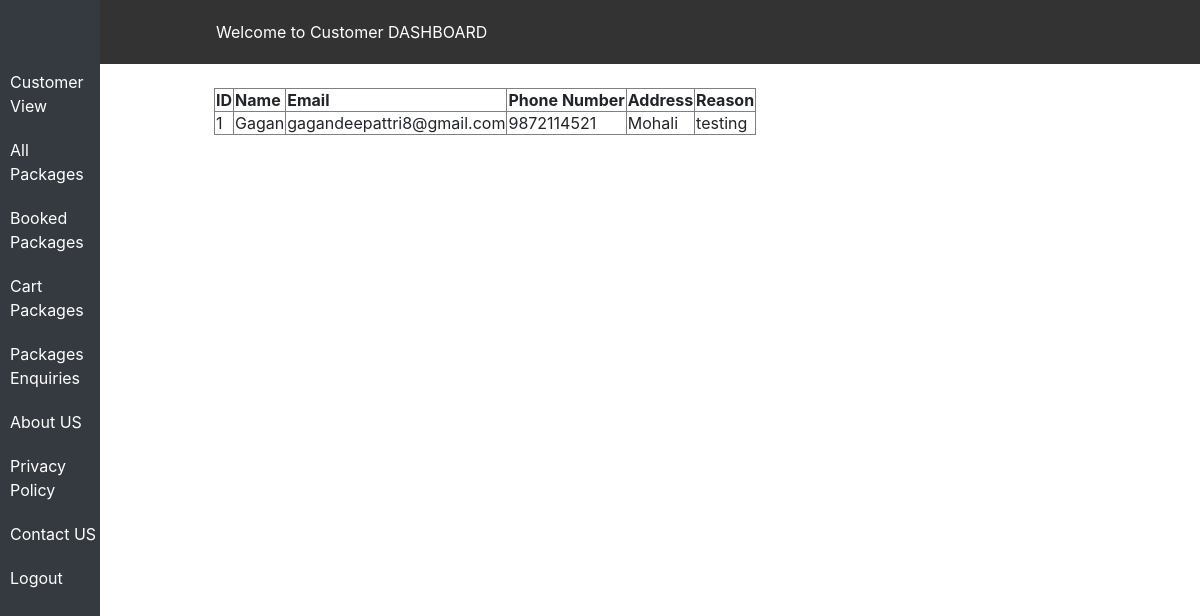
The page /contactus.php (signed in) on the database its author committed.
### tables this page shows
CREATE TABLE `form` (
  `id` int(11) NOT NULL,
  `Name` varchar(100) NOT NULL,
  `Email` varchar(50) NOT NULL,
  `Phonenumber` varchar(12) NOT NULL,
  `Address` varchar(50) NOT NULL,
  `Reason` varchar(500) NOT NULL
);

### contactus.php (the view, shortened to what this page needs)
<?php
include('config.php');
include('extra.php');
$sql = "SELECT * FROM form";
$result = mysqli_query($conn, $sql);
if(mysqli_num_rows($result) > 0) {
?>
<div class="conteiner">
 <?php
    echo "<table border='1'>";
    echo "<tr><th>ID
    </th><th>Name</th>
    <th>Email</th><th>Phone Number</th><th>Address</th><th>Reason</th></tr>";
    while($row = mysqli_fetch_assoc($result)) {
        echo "<tr>";
        echo "<td>" . $row['id'] . "</td>";
        echo "<td>" . $row['Name'] . "</td>";
        echo "<td>" . $row['Email'] . "</td>";
        echo "<td>" . $row['Phonenumber'] . "</td>";
        echo "<td>" . $row['Address'] . "</td>";
        echo "<td>" . $row['Reason'] . "</td>";
        echo "</tr>";
    }
    echo "</table>";
    ?>
    </div>
    <?php
} else {
    echo "No contacts found.";
}
?>

### contactus.php (style rules this page uses)
.conteiner { padding-left: 214px; margin-top: 24px; }

### rows shown on the page
form: id "1", Name "Gagan", Email "gagandeepattri8@gmail.com", Phonenumber "9872114521", Address "Mohali", Reason "testing"
